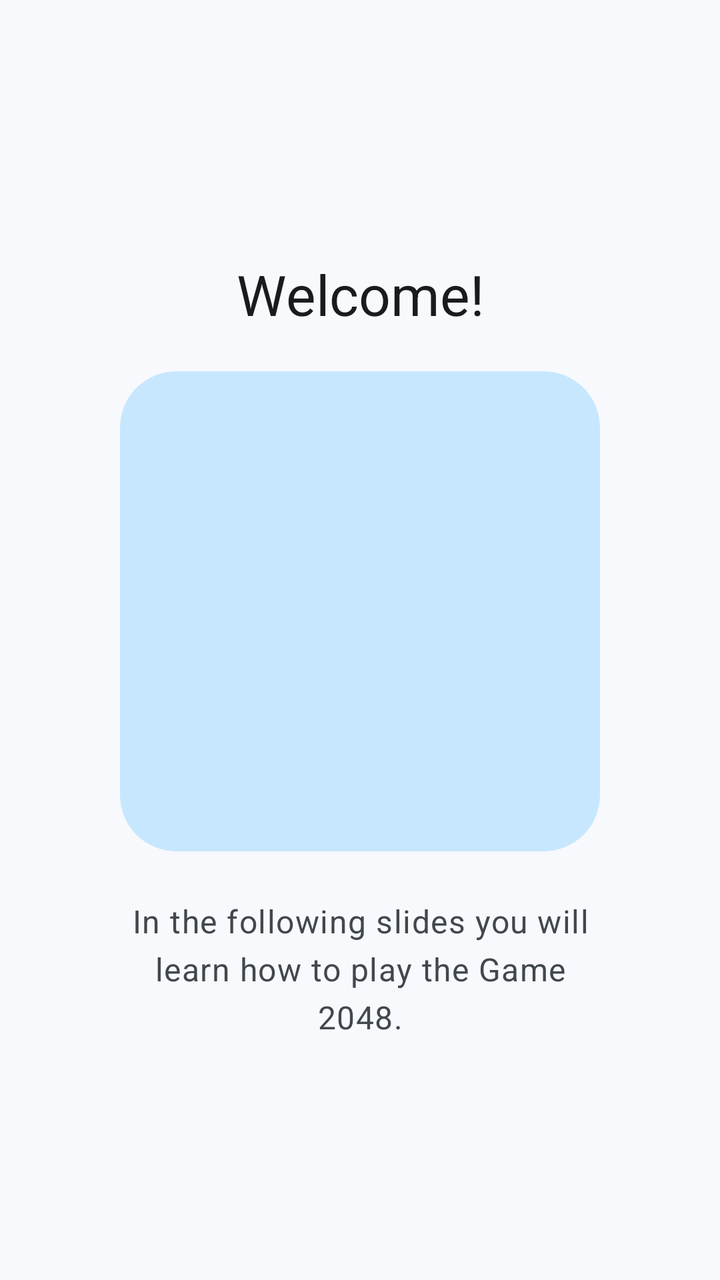
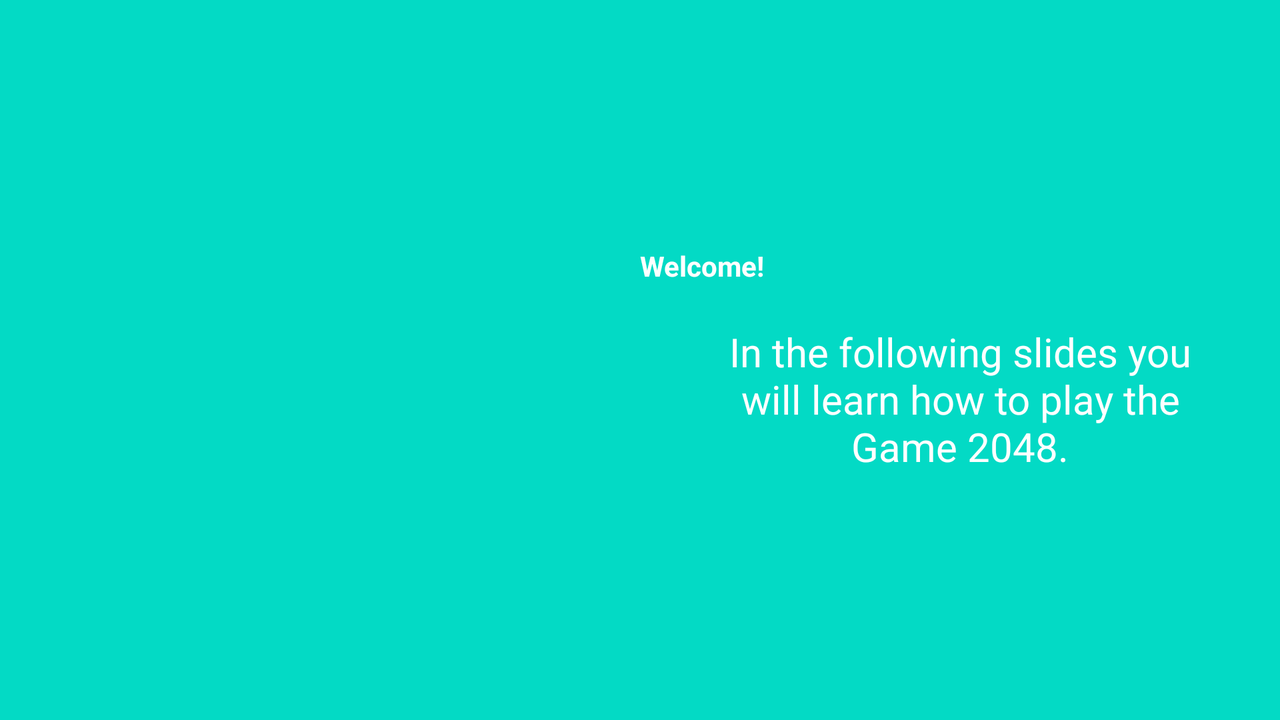

The same Android screen from two of the app's own layout files: first res/layout/ as a phone draws it, then the repository's variant for another configuration, drawn on a device whose configuration selects that folder. Both files follow.
<!-- AndroidManifest.xml: application theme Theme.YiPuzzles -->
<!-- res/layout/tutorial_slide1.xml -->
<?xml version="1.0" encoding="utf-8"?>
<ScrollView xmlns:android="http://schemas.android.com/apk/res/android"
    xmlns:app="http://schemas.android.com/apk/res-auto"
    android:layout_width="match_parent"
    android:layout_height="match_parent"
    android:fillViewport="true">

    <LinearLayout
        android:layout_width="match_parent"
        android:layout_height="wrap_content"
        android:gravity="center"
        android:orientation="vertical"
        android:paddingStart="24dp"
        android:paddingTop="24dp"
        android:paddingEnd="24dp"
        android:paddingBottom="16dp">

        <TextView
            android:layout_width="wrap_content"
            android:layout_height="wrap_content"
            android:layout_marginBottom="20dp"
            android:gravity="center"
            android:text="@string/Tutorial_Titel"
            android:textAppearance="?attr/textAppearanceHeadlineMedium"
            android:textColor="?attr/colorOnSurface" />

        <com.google.android.material.card.MaterialCardView
            style="?attr/materialCardViewFilledStyle"
            android:layout_width="wrap_content"
            android:layout_height="wrap_content"
            app:cardBackgroundColor="?attr/colorPrimaryContainer"
            app:contentPadding="20dp"
            app:shapeAppearance="@style/ShapeAppearance.Material3.Corner.ExtraLarge">

            <ImageView
                android:id="@+id/image1"
                android:layout_width="200dp"
                android:layout_height="200dp"
                android:contentDescription="@string/Tutorial_Titel"
                android:scaleType="fitCenter" />

        </com.google.android.material.card.MaterialCardView>

        <TextView
            android:layout_width="wrap_content"
            android:layout_height="wrap_content"
            android:layout_marginTop="24dp"
            android:gravity="center"
            android:paddingStart="@dimen/desc_padding"
            android:paddingEnd="@dimen/desc_padding"
            android:text="@string/Tutorial_Instruction"
            android:textAlignment="center"
            android:textAppearance="?attr/textAppearanceBodyLarge"
            android:textColor="?attr/colorOnSurfaceVariant" />

    </LinearLayout>
</ScrollView>
<!-- resources referenced by this layout -->
<resources>
  <dimen name="desc_padding">40dp</dimen>
  <string name="Tutorial_Instruction">In the following slides you will learn how to play the Game 2048.</string>
  <string name="Tutorial_Titel">Welcome!</string>
  <style name="Theme.YiPuzzles" parent="Base.Theme.YiPuzzles" />
  <color name="md_theme_light_primary">#00658E</color>
  <color name="md_theme_light_onPrimary">#FFFFFF</color>
  <color name="md_theme_light_primaryContainer">#C7E7FF</color>
  <color name="md_theme_light_onPrimaryContainer">#001E2E</color>
  <color name="md_theme_light_secondary">#4F616E</color>
  <color name="md_theme_light_onSecondary">#FFFFFF</color>
  <color name="md_theme_light_secondaryContainer">#D2E5F5</color>
  <color name="md_theme_light_onSecondaryContainer">#0B1D29</color>
  <color name="md_theme_light_tertiary">#63597C</color>
  <color name="md_theme_light_onTertiary">#FFFFFF</color>
  <color name="md_theme_light_tertiaryContainer">#E9DDFF</color>
  <color name="md_theme_light_onTertiaryContainer">#1F1635</color>
  <color name="md_theme_light_error">#BA1A1A</color>
  <color name="md_theme_light_onError">#FFFFFF</color>
  <color name="md_theme_light_errorContainer">#FFDAD6</color>
  <color name="md_theme_light_onErrorContainer">#410002</color>
  <color name="md_theme_light_background">#F7F9FC</color>
  <color name="md_theme_light_onBackground">#191C1E</color>
  <color name="md_theme_light_surface">#F7F9FC</color>
  <color name="md_theme_light_onSurface">#191C1E</color>
  <color name="md_theme_light_surfaceVariant">#DDE3EA</color>
  <color name="md_theme_light_onSurfaceVariant">#41484D</color>
  <color name="md_theme_light_outline">#71787E</color>
  <color name="md_theme_light_outlineVariant">#C1C7CE</color>
  <color name="md_theme_light_inverseSurface">#2E3133</color>
  <color name="md_theme_light_inverseOnSurface">#EFF1F3</color>
  <color name="md_theme_light_inversePrimary">#85CFFF</color>
  <color name="md_theme_light_surfaceDim">#D8DADD</color>
  <color name="md_theme_light_surfaceBright">#F7F9FC</color>
  <color name="md_theme_light_surfaceContainerLowest">#FFFFFF</color>
  <color name="md_theme_light_surfaceContainerLow">#F2F4F7</color>
  <color name="md_theme_light_surfaceContainer">#ECEEF1</color>
  <color name="md_theme_light_surfaceContainerHigh">#E6E8EB</color>
  <color name="md_theme_light_surfaceContainerHighest">#E0E3E5</color>
  <style name="Widget.YiPuzzles.Toolbar" parent="Widget.Material3.Toolbar.OnSurface">
          <item name="titleCentered">false</item>
      </style>
  <style name="ThemeOverlay.YiPuzzles.MaterialAlertDialog" parent="ThemeOverlay.Material3.MaterialAlertDialog">
          <item name="shapeAppearanceOverlay">@style/ShapeAppearance.Material3.Corner.ExtraLarge</item>
      </style>
  <!-- some entries are left out for length -->
</resources>
<!-- res/layout-land/tutorial_slide1.xml (the repository's variant of the layout above) -->
<!-- drawn on the phone turned sideways -->
<?xml version="1.0" encoding="utf-8"?>
<RelativeLayout xmlns:android="http://schemas.android.com/apk/res/android"
    android:layout_width="match_parent"
    android:layout_height="match_parent"
    android:background="@color/colorAccent">

    <LinearLayout
        android:layout_width="wrap_content"
        android:layout_height="match_parent"
        android:layout_alignParentStart="true"
        android:layout_alignParentTop="true"
        android:gravity="center_vertical|center_horizontal"
        android:orientation="horizontal">

        <ImageView
            android:id="@+id/image1"
            android:layout_width="300dp"
            android:layout_height="300dp"
            android:layout_marginLeft="10dp"
            android:layout_marginRight="10dp" />

        <LinearLayout
            android:layout_width="wrap_content"
            android:layout_height="wrap_content"
            android:orientation="vertical"
            android:gravity="start">

            <TextView
                android:layout_width="wrap_content"
                android:layout_height="wrap_content"
                android:text="@string/Tutorial_Titel"
                android:textColor="@android:color/white"
                android:textSize="@dimen/slide_title"
                android:textStyle="bold"
                android:layout_marginBottom="20dp" />

            <TextView
                android:layout_width="wrap_content"
                android:layout_height="wrap_content"
                android:gravity="center"
                android:paddingLeft="@dimen/desc_padding"
                android:paddingRight="@dimen/desc_padding"
                android:text="@string/Tutorial_Instruction"
                android:textAlignment="center"
                android:textColor="@android:color/white"
                android:textSize="20sp" />

        </LinearLayout>

    </LinearLayout>
</RelativeLayout>
